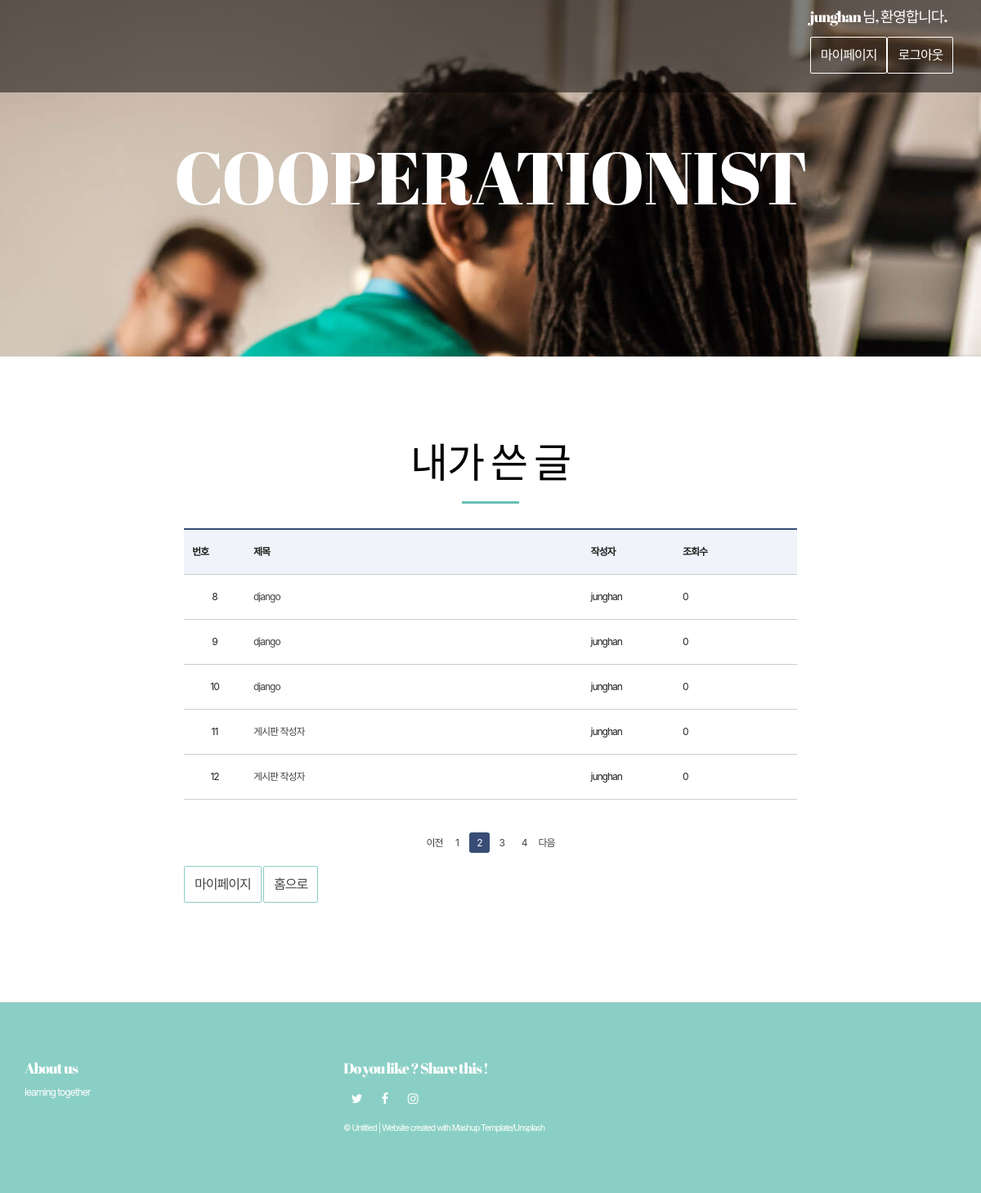
/myWriting/?page=2 (signed in), run on the app's committed database.
### web01/models.py (models this page shows)
class User(models.Model):
    objects = models.Manager()
    user_id = models.CharField(max_length=50)
    password = models.CharField(max_length=50)

class Content(models.Model):
    objects = models.Manager()
    title = models.CharField(max_length=105)
    context = models.CharField(max_length=225)
    cnt = models.IntegerField(default=0)
    userId = models.ForeignKey(User, on_delete=models.CASCADE)

### web01/views.py (the view)
# urls.py: re_path(r'myWriting/$', views.myWriting, name="myWriting"),
def myWriting(request):
    user = request.session['user']
    user = User.objects.get(user_id=user)
    contents = Content.objects.all().filter(userId=user)
    page = request.GET.get('page',1)
    paginator = Paginator(contents,5)
    page_obj = paginator.get_page(page)
    return render(request, 'web01/myWriting.html', {'contents':page_obj})

### web01/templates/web01/myWriting.html (shortened to what this page needs)
{% extends 'web01/base.html' %}
{% block content %}
<div class="section-container" id="contact-section-container">
    <div class="container contact-form-container">
        <div class="row">
            <div class="col-xs-12 col-md-offset-2 col-md-8">
                <div class="section-container-spacer">
                    <h2 class="text-center">내가 쓴 글</h2>
                </div>
                <table class="bbsListTbl" summary="번호,제목,조회수 등을 제공하는 표">
                    <thead>
                        <tr>
                            <th scope="col">번호</th>
                            <th scope="col">제목</th>
                            <th scope="col">작성자</th>
                            <th scope="col">조회수</th>
                        </tr>
                    </thead>
                    <tbody>
                        {% for content in contents %}
                        <form action="./myArticle/?id={{content.id}}" method="GET">
                            <div name='content'>
                                <tr>
                                    <td>{{ content.id }}</td>
                                    <td class="tit_notice"><a href="./myArticle/?id={{content.id}}">{{content.title}}</a></td>
                                    <td class="tit_notice">{{content.userId.user_id}}</a> </td>
                                    <td class="tit_notice">{{content.cnt}}</a> </td>
                                </tr>
                            </div>
                        </form>
                        {% endfor %}
                    </tbody>
                </table>
			<div class="pagination">
                {% if contents.has_previous  %}
                <a href="./?page={{ contents.previous_page_number }}"><span class="pagenum ">이전</span></a>
                {% endif %}
                {% for page_number in contents.paginator.page_range %}
                {% if page_number >= contents.number|add:-3 and page_number <= contents.number|add:3 %}
                    {% if page_number == contents.number %}
                    <a href="./?page={{ page_number }}"><span class="pagenum currentpage">{{page_number}}</span></a>
                    {% else %}
                    <a href="./?page={{ page_number }}"><span class="pagenum ">{{page_number}}</span></a>
                    {% endif %}
                {% endif %}
                {% endfor %}
                {% if contents.has_next %}
                <a href="./?page={{ contents.next_page_number }}"><span class="pagenum ">다음</span></a>
                {% endif %}
            </div>
                    <p>
                        <br>
                        <a href="{%url 'myPage'%}" class="btn btn-default">마이페이지</a>
                        <a href="{%url 'index'%}" class="btn btn-default">홈으로</a>
                    </p>
            </div>
        </div>
    </div>
</div>
{% endblock %}

### web01/templates/web01/base.html (shortened to what this page needs)
{% load static %}
<!DOCTYPE html>
<html lang="en">
<head>
  <link rel="stylesheet" href="{% static 'css/common.css' %}">
  <link href="{% static 'main.97292821.css'%}" rel="stylesheet"></head>
<body>
<header>
  <nav class="navbar navbar-inverse navbar-fixed-top">
    <div class="container">
      <div class="navbar-collapse">
        <button type="button" class="close" aria-label="Close"><span aria-hidden="true">&times;</span></button>
        <ul class="nav navbar-nav navbar-right white-text-container">
            {% if request.session.user %}
                <p>
                    <h4> {{ request.session.user }} 님, 환영합니다.</h4>
                    <a href="{%url 'myPage'%}" class="btn btn-default navbar-btn" >마이페이지</a>
                    <a href="{%url 'logout'%}" class="btn btn-default navbar-btn" >로그아웃</a> &nbsp;
                </p>
            {% else %}
                <p>
                    <a href="{% url 'join' %}" class="btn btn-default navbar-btn" >회원가입</a>
                    <a href="{% url 'login'%}" class="btn btn-default navbar-btn" >로그인</a>
                </p>
            {% endif %}
        </ul>
      </div>
    </div>
  </nav>
</header>
 <div class="background-image-container white-text-container" >
    <div class="overlay"></div>
    <div class="container">
        <div class="row">
                <a href="{% url 'index'%}" class="col-xs-12">
                    <h1>COOPERATIONIST</h1>
                </a>
                <p class="nav navbar-nav navbar-right white-text-container">It will be even better if we share it together.</p>
            </div>
        </div>
    </div>
{% block content %}
{% endblock %}
<footer class="footer-container white-text-container">
    <div class="container">
        <div class="row">
                <div class="col-md-4">
                    <h4>About us</h4>
                    <p>learning together</p>
                </div>
                <div class="col-md-4">
                    <h4>Do you like ? Share this !</h4>
                    <div>
                        <p>
                            <a href="https://www.twitter.com" class="fa-icon" title="">
                            <i class="fa fa-twitter" aria-hidden="true"></i>
                            </a>
                            <a href="https://www.facebook.com" class="fa-icon" title="">
                                <i class="fa fa-facebook" aria-hidden="true"></i>
                            </a>
                            <a href="https://www.instagram.com" class="fa-icon" title="">
                                <i class="fa fa-instagram" aria-hidden="true"></i>
                            </a>
                        </p>
                    </div>
                    <div>
                        <p><small>© Untitled | Website created with <a href="http://www.mashup-template.com/" title="Create website with free html template">Mashup Template</a>/<a href="https://www.unsplash.com/" title="Beautiful Free Images">Unsplash</a></small></p>
                    </div>
                </div>
        </div>
    </div>
</footer>

### static/css/common.css (style rules this page uses)
html, body, div, span, applet, object, iframe, h1, h2, h3, h4, h5, h6, p, blockquote, pre, a, abbr, acronym, address, big, cite, code, del, dfn, em, img, ins, kbd, q, s, samp, small, strike, strong, sub, sup, tt, var, b, u, i, center, dl, dt, dd, ol, ul, li, fieldset, form, label, legend,button, table, caption, tbody, tfoot, thead, tr, th, td, article, aside, canvas, details, embed, figure, figcaption, footer, header, hgroup, menu, nav, output, ruby, section, summary, time, mark, audio, video { margin:0; padding:0; }
h1, h2, h3, h4, h5, h6 { font-weight:normal; font-size:inherit; }
article, aside, details, figcaption, figure, footer, header, hgroup, menu, nav, section { display:block; }
body { line-height:1; }
img, fieldset, a { border:none; }
table, thead, tbody, tfoot { border-collapse:collapse; border-spacing:0; border:0 none; }
ul, ol, li { list-style:none; }
input, select, textarea, button, form img, label { vertical-align:middle; }
a { text-decoration:none; }
a:link { color:#444; }
html { height:100%; }
body { height:100%; font-family:'Malgun Gothic','맑은 고딕',sans-serif; font-size:16px; letter-spacing:-1px; color:#444; white-space:normal; word-wrap:break-word; }
* { -webkit-text-size-adjust:none; }
header { position:absolute; left:0; top:0; width:100%; height:113px; background:rgba(0,0,0,0.5); z-index:100; }
footer { border-top:1px solid #ddd; }
.bbsListTbl { width:100%; border-top:2px solid #384d75; }
.bbsListTbl th, .bbsListTbl td { padding:10px; box-sizing:border-box; height:55px; }
.bbsListTbl th { border-bottom:1px solid #ccc; background:#f0f3fa; }
.bbsListTbl td { text-align:center; line-height:1.3; border-bottom:1px solid #ccc; }
.bbsListTbl td.tit_notice { text-align:left; }
.bbsListTbl td:nth-child(1) { width:10%; }
.bbsListTbl td:nth-child(2) { width:55%; }
.bbsListTbl td:nth-child(3) { width:15%; }
.bbsListTbl td:nth-child(4) { width:20%; }
.pagination { padding:40px 0 0; text-align:center; }
.pagination a { display:inline-block; }
.pagination a .pagenum { display:inline-block; width:25px; height:25px; line-height:25px; text-align:center; vertical-align:middle; }
.pagination a .currentpage { border-radius:3px; background:#384d75; color:#fff; }

### web01/templates/web01/base.html (style rules this page uses)
i { font-style: normal; }
body, button, input, select, table, textarea { font-size: 12px; line-height: 16px; color: #202020; font-family: -apple-system,BlinkMacSystemFont,"Malgun Gothic","맑은 고딕",helvetica,"Apple SD Gothic Neo",sans-serif; }

### data on the page
User: session.user "junghan"
Content: id "8", title "django", userId.user_id "junghan", cnt "0"
Content: id "9", title "django", userId.user_id "junghan", cnt "0"
Content: id "10", title "django", userId.user_id "junghan", cnt "0"
Content: id "11", title "게시판 작성자", userId.user_id "junghan", cnt "0"
Content: id "12", title "게시판 작성자", userId.user_id "junghan", cnt "0"

### other printed values
{{ page_number }} "1" "3" "4"
{{ page_number }} "2"
